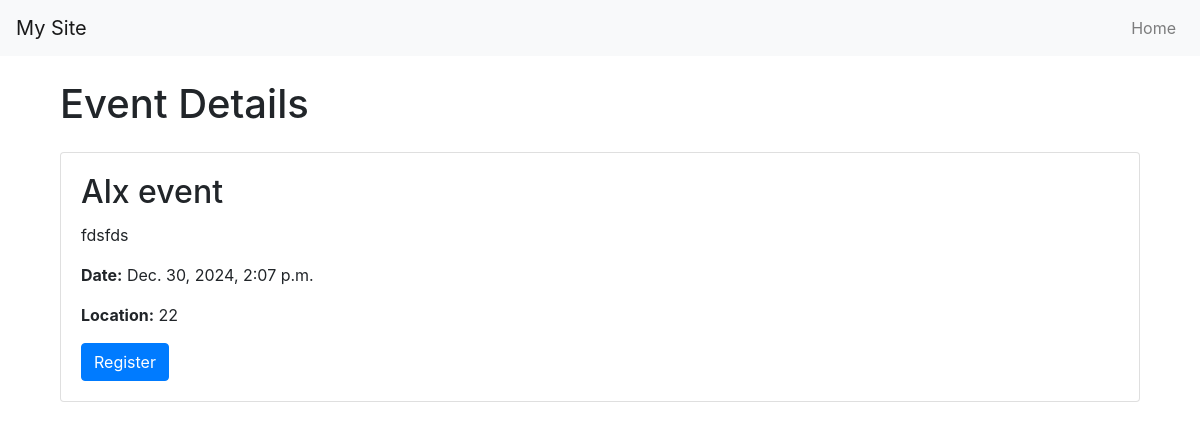
Before: /event/1 with the older database file.
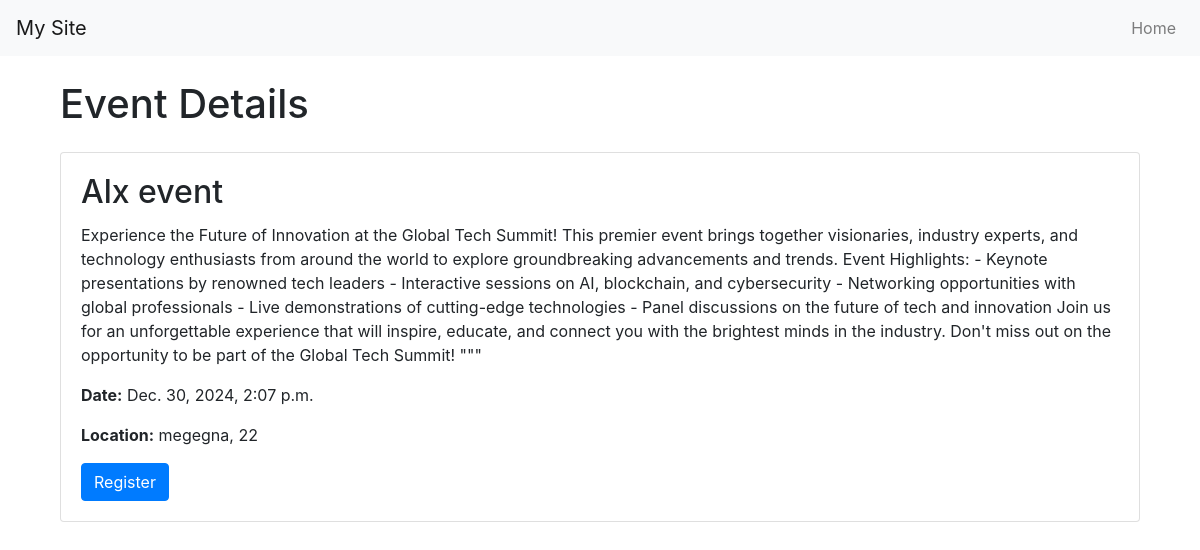
After: the same page with the newer database file.
### events/models.py (models this page shows, shortened)
class Event(models.Model):
    name = models.CharField(max_length=100)
    description = models.TextField()
    date = models.DateTimeField(default=timezone.now)
    location = models.CharField(max_length=100)

### events/views.py (the view)
# urls.py: path('event/<int:id>', views.event_details, name='event_details'),
def event_details(request, id):
    event = get_object_or_404(Event, id=id)
    return render(request, 'event/event_details.html', {'event': event})

### events/templates/event/event_details.html (shortened to what this page needs)
{% extends 'base.html' %}
{% block content %}
<div class="container">
    <h1 class="my-4">Event Details</h1>
    <div class="card">
        <div class="card-body">
            <h2 class="card-title">{{ event.name }}</h2>
            <p class="card-text">{{ event.description }}</p>
            <p class="card-text"><strong>Date:</strong> {{ event.date }}</p>
            <p class="card-text"><strong>Location:</strong> {{ event.location }}</p>
            <a href="{% url 'register' event.id %}" class="btn btn-primary">Register</a>
        </div>
    </div>
</div>
{% endblock content%}

Changed rows visible on the page:
changed Event "Alx event": description "fdsfds" → "Experience the Future of Innovation at the Global Tech Summit! This premier event brings together visionaries, industry experts, and technology enthusiasts from around the world to explore groundbreaking advancements and trends. Event Highlights: - Keynote presentations by renowned tech leaders - Interactive sessions on AI, blockchain, and cybersecurity - Networking opportunities with global professionals - Live demonstrations of cutting-edge technologies - Panel discussions on the future of tech and innovation Join us for an unforgettable experience that will inspire, educate, and connect you with the brightest minds in the industry. Don't miss out on the opportunity to be part of the…"; location "22" → "megegna, 22"
